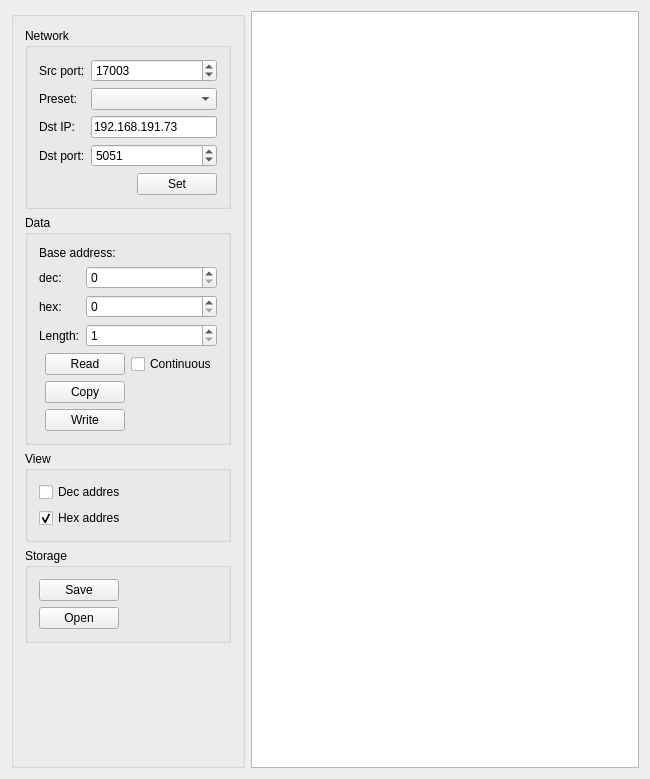
<?xml version="1.0" encoding="UTF-8"?>
<ui version="4.0">
 <class>MainWindow</class>
 <widget class="QMainWindow" name="MainWindow">
  <property name="geometry">
   <rect>
    <x>0</x>
    <y>0</y>
    <width>650</width>
    <height>779</height>
   </rect>
  </property>
  <property name="windowTitle">
   <string>UPX Tester</string>
  </property>
  <property name="windowIcon">
   <iconset resource="../res/resources.qrc">
    <normaloff>:/main_ico.ico</normaloff>:/main_ico.ico</iconset>
  </property>
  <property name="autoFillBackground">
   <bool>false</bool>
  </property>
  <widget class="QWidget" name="centralWidget">
   <layout class="QGridLayout" name="gridLayout_7">
    <item row="0" column="0">
     <widget class="QGroupBox" name="groupBox_5">
      <property name="sizePolicy">
       <sizepolicy hsizetype="Maximum" vsizetype="Preferred">
        <horstretch>0</horstretch>
        <verstretch>0</verstretch>
       </sizepolicy>
      </property>
      <property name="title">
       <string/>
      </property>
      <layout class="QGridLayout" name="gridLayout_6">
       <item row="0" column="0">
        <widget class="QGroupBox" name="network_groupBox">
         <property name="sizePolicy">
          <sizepolicy hsizetype="Preferred" vsizetype="Maximum">
           <horstretch>0</horstretch>
           <verstretch>0</verstretch>
          </sizepolicy>
         </property>
         <property name="autoFillBackground">
          <bool>false</bool>
         </property>
         <property name="title">
          <string>Network</string>
         </property>
         <layout class="QGridLayout" name="gridLayout">
          <item row="0" column="0" colspan="2">
           <layout class="QFormLayout" name="formLayout">
            <item row="0" column="0">
             <widget class="QLabel" name="label_3">
              <property name="text">
               <string>Src port:</string>
              </property>
             </widget>
            </item>
            <item row="0" column="1">
             <widget class="QSpinBox" name="src_port_spinBox">
              <property name="maximum">
               <number>65535</number>
              </property>
              <property name="value">
               <number>17003</number>
              </property>
             </widget>
            </item>
            <item row="2" column="0">
             <widget class="QLabel" name="label_2">
              <property name="text">
               <string>Dst IP:</string>
              </property>
             </widget>
            </item>
            <item row="2" column="1">
             <widget class="QLineEdit" name="ip_lineEdit">
              <property name="text">
               <string>192.168.191.73</string>
              </property>
             </widget>
            </item>
            <item row="3" column="0">
             <widget class="QLabel" name="label">
              <property name="text">
               <string>Dst port:</string>
              </property>
             </widget>
            </item>
            <item row="3" column="1">
             <widget class="QSpinBox" name="dst_port_spinBox">
              <property name="maximum">
               <number>65535</number>
              </property>
              <property name="value">
               <number>5051</number>
              </property>
             </widget>
            </item>
            <item row="1" column="1">
             <widget class="QComboBox" name="preset_comboBox"/>
            </item>
            <item row="1" column="0">
             <widget class="QLabel" name="label_8">
              <property name="text">
               <string>Preset:</string>
              </property>
             </widget>
            </item>
           </layout>
          </item>
          <item row="1" column="0">
           <spacer name="horizontalSpacer">
            <property name="orientation">
             <enum>Qt::Horizontal</enum>
            </property>
            <property name="sizeHint" stdset="0">
             <size>
              <width>70</width>
              <height>20</height>
             </size>
            </property>
           </spacer>
          </item>
          <item row="1" column="1">
           <widget class="QPushButton" name="set_pushButton">
            <property name="text">
             <string>Set</string>
            </property>
           </widget>
          </item>
         </layout>
        </widget>
       </item>
       <item row="1" column="0">
        <widget class="QGroupBox" name="data_groupBox">
         <property name="sizePolicy">
          <sizepolicy hsizetype="Preferred" vsizetype="Preferred">
           <horstretch>0</horstretch>
           <verstretch>0</verstretch>
          </sizepolicy>
         </property>
         <property name="title">
          <string>Data</string>
         </property>
         <layout class="QGridLayout" name="gridLayout_3">
          <item row="0" column="0" colspan="2">
           <layout class="QGridLayout" name="gridLayout_2">
            <item row="1" column="0">
             <layout class="QFormLayout" name="formLayout_2">
              <item row="0" column="0">
               <widget class="QLabel" name="label_6">
                <property name="text">
                 <string>dec:</string>
                </property>
               </widget>
              </item>
              <item row="1" column="0">
               <widget class="QLabel" name="label_5">
                <property name="text">
                 <string>hex:</string>
                </property>
               </widget>
              </item>
              <item row="2" column="0">
               <widget class="QLabel" name="label_7">
                <property name="text">
                 <string>Length:</string>
                </property>
               </widget>
              </item>
              <item row="1" column="1">
               <widget class="QSpinBox" name="baseHex_spinBox">
                <property name="prefix">
                 <string/>
                </property>
                <property name="maximum">
                 <number>999999999</number>
                </property>
                <property name="displayIntegerBase">
                 <number>16</number>
                </property>
               </widget>
              </item>
              <item row="0" column="1">
               <widget class="QSpinBox" name="baseDec_spinBox">
                <property name="maximum">
                 <number>999999999</number>
                </property>
               </widget>
              </item>
              <item row="2" column="1">
               <widget class="QSpinBox" name="length_spinBox">
                <property name="minimum">
                 <number>1</number>
                </property>
                <property name="maximum">
                 <number>999999999</number>
                </property>
                <property name="value">
                 <number>1</number>
                </property>
               </widget>
              </item>
             </layout>
            </item>
            <item row="0" column="0">
             <widget class="QLabel" name="label_4">
              <property name="text">
               <string>Base address:</string>
              </property>
             </widget>
            </item>
           </layout>
          </item>
          <item row="1" column="1">
           <layout class="QGridLayout" name="gridLayout_8">
            <item row="2" column="0">
             <widget class="QPushButton" name="write_pushButton">
              <property name="text">
               <string>Write</string>
              </property>
             </widget>
            </item>
            <item row="0" column="0">
             <widget class="QPushButton" name="read_pushButton">
              <property name="text">
               <string>Read</string>
              </property>
             </widget>
            </item>
            <item row="1" column="0">
             <widget class="QPushButton" name="copy_pushButton">
              <property name="text">
               <string>Copy</string>
              </property>
             </widget>
            </item>
            <item row="0" column="1">
             <widget class="QCheckBox" name="continuous_checkBox">
              <property name="text">
               <string>Continuous</string>
              </property>
             </widget>
            </item>
           </layout>
          </item>
         </layout>
        </widget>
       </item>
       <item row="2" column="0">
        <widget class="QGroupBox" name="view_groupBox">
         <property name="sizePolicy">
          <sizepolicy hsizetype="Preferred" vsizetype="Maximum">
           <horstretch>0</horstretch>
           <verstretch>0</verstretch>
          </sizepolicy>
         </property>
         <property name="title">
          <string>View</string>
         </property>
         <layout class="QGridLayout" name="gridLayout_5">
          <item row="0" column="0">
           <widget class="QCheckBox" name="decAddres_checkBox">
            <property name="text">
             <string>Dec addres</string>
            </property>
           </widget>
          </item>
          <item row="1" column="0">
           <widget class="QCheckBox" name="hexAddres_checkBox">
            <property name="text">
             <string>Hex addres</string>
            </property>
            <property name="checked">
             <bool>true</bool>
            </property>
           </widget>
          </item>
         </layout>
        </widget>
       </item>
       <item row="3" column="0">
        <widget class="QGroupBox" name="storage_groupBox">
         <property name="title">
          <string>Storage</string>
         </property>
         <layout class="QGridLayout" name="gridLayout_4">
          <item row="0" column="0">
           <layout class="QVBoxLayout" name="verticalLayout_2">
            <item>
             <widget class="QPushButton" name="save_pushButton">
              <property name="text">
               <string>Save</string>
              </property>
             </widget>
            </item>
            <item>
             <widget class="QPushButton" name="open_pushButton">
              <property name="text">
               <string>Open</string>
              </property>
             </widget>
            </item>
           </layout>
          </item>
          <item row="0" column="1">
           <spacer name="horizontalSpacer_2">
            <property name="orientation">
             <enum>Qt::Horizontal</enum>
            </property>
            <property name="sizeHint" stdset="0">
             <size>
              <width>82</width>
              <height>20</height>
             </size>
            </property>
           </spacer>
          </item>
         </layout>
        </widget>
       </item>
       <item row="4" column="0">
        <spacer name="verticalSpacer">
         <property name="orientation">
          <enum>Qt::Vertical</enum>
         </property>
         <property name="sizeHint" stdset="0">
          <size>
           <width>20</width>
           <height>40</height>
          </size>
         </property>
        </spacer>
       </item>
      </layout>
     </widget>
    </item>
    <item row="0" column="1">
     <widget class="QTableWidget" name="tableWidget"/>
    </item>
   </layout>
  </widget>
 </widget>
 <layoutdefault spacing="6" margin="11"/>
 <resources>
  <include location="../res/resources.qrc"/>
 </resources>
 <connections/>
</ui>
